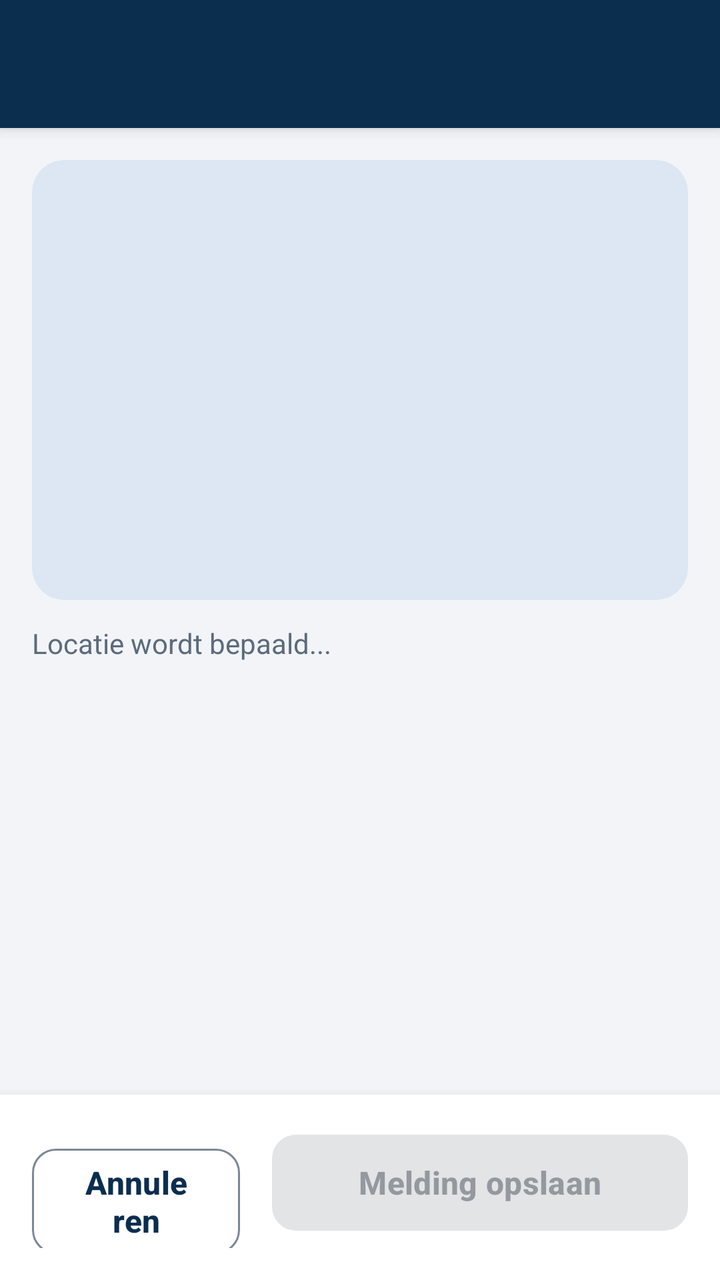
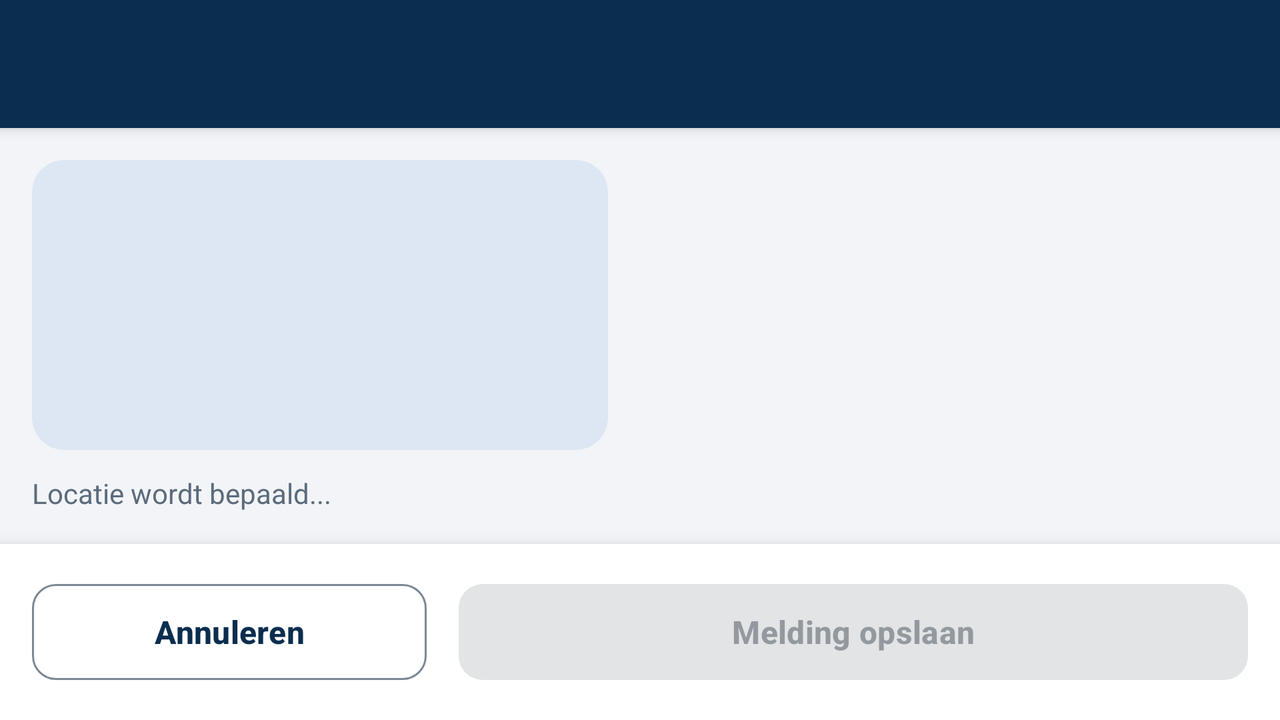

Compare how this app lays out the same screen by default and in its alternative resource folder. The renders come first, then the two layout files and the values they reference.
<!-- AndroidManifest.xml: application theme Theme.MobileMonteurPVBThomasAnjema -->
<!-- res/layout/activity_camera.xml -->
<?xml version="1.0" encoding="utf-8"?>
<LinearLayout xmlns:android="http://schemas.android.com/apk/res/android"
    xmlns:app="http://schemas.android.com/apk/res-auto"
    xmlns:tools="http://schemas.android.com/tools"
    android:id="@+id/main"
    android:layout_width="match_parent"
    android:layout_height="match_parent"
    android:background="@color/surface_bg"
    android:orientation="vertical"
    tools:context=".CameraActivity">

    <include layout="@layout/include_toolbar" />

    <androidx.core.widget.NestedScrollView
        android:layout_width="match_parent"
        android:layout_height="0dp"
        android:layout_weight="1"
        android:fillViewport="true">

        <LinearLayout
            android:layout_width="match_parent"
            android:layout_height="wrap_content"
            android:orientation="vertical"
            android:padding="16dp">

        <com.google.android.material.card.MaterialCardView
            android:layout_width="match_parent"
            android:layout_height="wrap_content"
            app:cardBackgroundColor="@color/navy_container"
            app:cardCornerRadius="16dp"
            app:cardElevation="0dp"
            app:strokeWidth="0dp">

            <ImageView
                android:id="@+id/imageViewPreview"
                android:layout_width="match_parent"
                android:layout_height="@dimen/photo_height_form"
                android:contentDescription="Voorbeeld foto"
                android:scaleType="centerCrop" />
        </com.google.android.material.card.MaterialCardView>

        <com.google.android.material.button.MaterialButton
            android:id="@+id/buttonRetake"
            style="?attr/materialButtonOutlinedStyle"
            android:layout_width="match_parent"
            android:layout_height="wrap_content"
            android:layout_marginTop="8dp"
            android:text="Andere foto maken"
            android:visibility="gone"
            app:icon="@drawable/ic_camera" />

        <TextView
            android:id="@+id/textLocation"
            android:layout_width="match_parent"
            android:layout_height="wrap_content"
            android:layout_marginTop="12dp"
            android:drawablePadding="8dp"
            android:gravity="center_vertical"
            android:text="Locatie wordt bepaald..."
            android:textColor="@color/text_secondary"
            android:textSize="14sp"
            app:drawableStartCompat="@drawable/ic_location"
            app:drawableTint="@color/text_secondary" />

            <LinearLayout
                android:id="@+id/layoutInputFields"
                android:layout_width="match_parent"
                android:layout_height="wrap_content"
                android:layout_marginTop="16dp"
                android:orientation="vertical"
                android:visibility="gone">

            <com.google.android.material.textfield.TextInputLayout
                android:id="@+id/tilMonteur"
                android:layout_width="match_parent"
                android:layout_height="wrap_content"
                android:hint="Naam monteur">

                <com.google.android.material.textfield.TextInputEditText
                    android:id="@+id/editTextMonteur"
                    android:layout_width="match_parent"
                    android:layout_height="wrap_content"
                    android:inputType="textPersonName|textCapWords" />
            </com.google.android.material.textfield.TextInputLayout>

            <com.google.android.material.textfield.TextInputLayout
                android:id="@+id/tilCategorie"
                android:layout_width="match_parent"
                android:layout_height="wrap_content"
                android:layout_marginTop="12dp"
                android:hint="Categorie">

                <com.google.android.material.textfield.TextInputEditText
                    android:id="@+id/editTextCategorie"
                    android:layout_width="match_parent"
                    android:layout_height="wrap_content"
                    android:inputType="text|textCapSentences" />
            </com.google.android.material.textfield.TextInputLayout>

            <com.google.android.material.textfield.TextInputLayout
                android:id="@+id/tilBeschrijving"
                android:layout_width="match_parent"
                android:layout_height="wrap_content"
                android:layout_marginTop="12dp"
                android:hint="Beschrijving van het defect">

                <com.google.android.material.textfield.TextInputEditText
                    android:id="@+id/editTextBeschrijving"
                    android:layout_width="match_parent"
                    android:layout_height="wrap_content"
                    android:gravity="top"
                    android:inputType="textMultiLine|textCapSentences"
                    android:minLines="3" />
            </com.google.android.material.textfield.TextInputLayout>

            </LinearLayout>
        </LinearLayout>
    </androidx.core.widget.NestedScrollView>

    <LinearLayout
        android:layout_width="match_parent"
        android:layout_height="wrap_content"
        android:background="@color/white"
        android:elevation="8dp"
        android:orientation="horizontal"
        android:padding="16dp">

        <com.google.android.material.button.MaterialButton
            android:id="@+id/buttonTerug"
            style="?attr/materialButtonOutlinedStyle"
            android:layout_width="0dp"
            android:layout_height="wrap_content"
            android:layout_marginEnd="8dp"
            android:layout_weight="1"
            android:text="Annuleren" />

        <com.google.android.material.button.MaterialButton
            android:id="@+id/buttonOpslaan"
            android:layout_width="0dp"
            android:layout_height="wrap_content"
            android:layout_marginStart="8dp"
            android:layout_weight="2"
            android:enabled="false"
            android:text="Melding opslaan" />
    </LinearLayout>

</LinearLayout>
<!-- res/layout/include_toolbar.xml (included above) -->
<?xml version="1.0" encoding="utf-8"?>
<FrameLayout xmlns:android="http://schemas.android.com/apk/res/android"
    xmlns:app="http://schemas.android.com/apk/res-auto"
    android:id="@+id/layoutHeader"
    android:layout_width="match_parent"
    android:layout_height="wrap_content"
    android:background="@color/navy"
    android:elevation="4dp">

    <com.google.android.material.appbar.MaterialToolbar
        android:id="@+id/toolbar"
        android:layout_width="match_parent"
        android:layout_height="?attr/actionBarSize"
        android:background="@android:color/transparent"
        app:navigationIcon="@drawable/ic_arrow_back"
        app:navigationIconTint="@color/white"
        app:titleTextColor="@color/white" />
</FrameLayout>
<!-- resources referenced by this layout -->
<resources>
  <color name="navy">#FF0B2E4F</color>
  <color name="navy_container">#FFDCE7F3</color>
  <color name="surface_bg">#FFF2F4F7</color>
  <color name="text_secondary">#FF5B6B7C</color>
  <color name="white">#FFFFFFFF</color>
  <dimen name="photo_height_form">220dp</dimen>
  <!-- drawable ic_camera (drawable) -->
  <vector xmlns:android="http://schemas.android.com/apk/res/android"
      android:width="24dp"
      android:height="24dp"
      android:viewportWidth="24"
      android:viewportHeight="24">
      <path
          android:fillColor="#FF000000"
          android:pathData="M12,12m-3.2,0a3.2,3.2 0,1 1,6.4 0a3.2,3.2 0,1 1,-6.4 0 M9,2L7.17,4H4c-1.1,0 -2,0.9 -2,2v12c0,1.1 0.9,2 2,2h16c1.1,0 2,-0.9 2,-2V6c0,-1.1 -0.9,-2 -2,-2h-3.17L15,2H9zm3,15c-2.76,0 -5,-2.24 -5,-5s2.24,-5 5,-5 5,2.24 5,5 -2.24,5 -5,5z" />
  </vector>
  <style name="Theme.MobileMonteurPVBThomasAnjema" parent="Theme.Material3.Light.NoActionBar">
          <item name="colorPrimary">@color/navy</item>
          <item name="colorOnPrimary">@color/white</item>
          <item name="colorPrimaryContainer">@color/navy_container</item>
          <item name="colorOnPrimaryContainer">@color/navy</item>
  
          <item name="colorSecondary">@color/amber</item>
          <item name="colorOnSecondary">@color/navy</item>
          <item name="colorSecondaryContainer">@color/amber_container</item>
          <item name="colorOnSecondaryContainer">@color/navy</item>
  
          <item name="colorError">@color/danger</item>
          <item name="colorOnError">@color/white</item>
          <item name="colorErrorContainer">@color/danger_container</item>
  
          <item name="colorSurface">@color/white</item>
          <item name="colorOnSurface">@color/text_primary</item>
          <item name="colorOnSurfaceVariant">@color/text_secondary</item>
          <item name="colorOutline">@color/field_outline</item>
          <item name="android:colorBackground">@color/surface_bg</item>
  
          
          <item name="materialButtonStyle">@style/Widget.App.Button</item>
          <item name="materialButtonOutlinedStyle">@style/Widget.App.OutlinedButton</item>
          <item name="textInputStyle">@style/Widget.Material3.TextInputLayout.OutlinedBox</item>
      </style>
  <color name="amber">#FFFFB300</color>
  <color name="amber_container">#FFFFE9A8</color>
  <color name="danger">#FFC62828</color>
  <color name="danger_container">#FFFBE3E3</color>
  <color name="text_primary">#FF14202E</color>
  <color name="field_outline">#FF7C8896</color>
  <style name="Widget.App.Button" parent="Widget.Material3.Button">
          <item name="android:minHeight">56dp</item>
          <item name="android:textSize">16sp</item>
          <item name="android:textStyle">bold</item>
          <item name="android:textAllCaps">false</item>
          <item name="cornerRadius">12dp</item>
      </style>
  <style name="Widget.App.OutlinedButton" parent="Widget.Material3.Button.OutlinedButton">
          <item name="android:minHeight">56dp</item>
          <item name="android:textSize">16sp</item>
          <item name="android:textStyle">bold</item>
          <item name="android:textAllCaps">false</item>
          <item name="cornerRadius">12dp</item>
      </style>
</resources>
<!-- res/layout-land/activity_camera.xml (the repository's variant of the layout above) -->
<!-- drawn on the phone turned sideways -->
<?xml version="1.0" encoding="utf-8"?>
<LinearLayout xmlns:android="http://schemas.android.com/apk/res/android"
    xmlns:app="http://schemas.android.com/apk/res-auto"
    xmlns:tools="http://schemas.android.com/tools"
    android:id="@+id/main"
    android:layout_width="match_parent"
    android:layout_height="match_parent"
    android:background="@color/surface_bg"
    android:orientation="vertical"
    tools:context=".CameraActivity">

    <include layout="@layout/include_toolbar" />

    <LinearLayout
        android:layout_width="match_parent"
        android:layout_height="0dp"
        android:layout_weight="1"
        android:orientation="horizontal">

        <LinearLayout
            android:layout_width="0dp"
            android:layout_height="match_parent"
            android:layout_weight="1"
            android:orientation="vertical"
            android:padding="16dp">

        <com.google.android.material.card.MaterialCardView
            android:layout_width="match_parent"
            android:layout_height="0dp"
            android:layout_weight="1"
            app:cardBackgroundColor="@color/navy_container"
            app:cardCornerRadius="16dp"
            app:cardElevation="0dp"
            app:strokeWidth="0dp">

            <ImageView
                android:id="@+id/imageViewPreview"
                android:layout_width="match_parent"
                android:layout_height="match_parent"
                android:contentDescription="Voorbeeld foto"
                android:scaleType="centerCrop" />
        </com.google.android.material.card.MaterialCardView>

        <com.google.android.material.button.MaterialButton
            android:id="@+id/buttonRetake"
            style="?attr/materialButtonOutlinedStyle"
            android:layout_width="match_parent"
            android:layout_height="wrap_content"
            android:layout_marginTop="8dp"
            android:text="Andere foto maken"
            android:visibility="gone"
            app:icon="@drawable/ic_camera" />

        <TextView
            android:id="@+id/textLocation"
            android:layout_width="match_parent"
            android:layout_height="wrap_content"
            android:layout_marginTop="12dp"
            android:drawablePadding="8dp"
            android:gravity="center_vertical"
            android:text="Locatie wordt bepaald..."
            android:textColor="@color/text_secondary"
            android:textSize="14sp"
            app:drawableStartCompat="@drawable/ic_location"
            app:drawableTint="@color/text_secondary" />

        </LinearLayout>

        <androidx.core.widget.NestedScrollView
            android:layout_width="0dp"
            android:layout_height="match_parent"
            android:layout_weight="1"
            android:fillViewport="true">

            <LinearLayout
                android:id="@+id/layoutInputFields"
                android:layout_width="match_parent"
                android:layout_height="wrap_content"
                android:orientation="vertical"
                android:paddingStart="0dp"
                android:paddingTop="16dp"
                android:paddingEnd="16dp"
                android:paddingBottom="16dp"
                android:visibility="gone">

            <com.google.android.material.textfield.TextInputLayout
                android:id="@+id/tilMonteur"
                android:layout_width="match_parent"
                android:layout_height="wrap_content"
                android:hint="Naam monteur">

                <com.google.android.material.textfield.TextInputEditText
                    android:id="@+id/editTextMonteur"
                    android:layout_width="match_parent"
                    android:layout_height="wrap_content"
                    android:inputType="textPersonName|textCapWords" />
            </com.google.android.material.textfield.TextInputLayout>

            <com.google.android.material.textfield.TextInputLayout
                android:id="@+id/tilCategorie"
                android:layout_width="match_parent"
                android:layout_height="wrap_content"
                android:layout_marginTop="12dp"
                android:hint="Categorie">

                <com.google.android.material.textfield.TextInputEditText
                    android:id="@+id/editTextCategorie"
                    android:layout_width="match_parent"
                    android:layout_height="wrap_content"
                    android:inputType="text|textCapSentences" />
            </com.google.android.material.textfield.TextInputLayout>

            <com.google.android.material.textfield.TextInputLayout
                android:id="@+id/tilBeschrijving"
                android:layout_width="match_parent"
                android:layout_height="wrap_content"
                android:layout_marginTop="12dp"
                android:hint="Beschrijving van het defect">

                <com.google.android.material.textfield.TextInputEditText
                    android:id="@+id/editTextBeschrijving"
                    android:layout_width="match_parent"
                    android:layout_height="wrap_content"
                    android:gravity="top"
                    android:inputType="textMultiLine|textCapSentences"
                    android:minLines="3" />
            </com.google.android.material.textfield.TextInputLayout>

            </LinearLayout>
        </androidx.core.widget.NestedScrollView>
    </LinearLayout>

    <LinearLayout
        android:layout_width="match_parent"
        android:layout_height="wrap_content"
        android:background="@color/white"
        android:elevation="8dp"
        android:orientation="horizontal"
        android:padding="16dp">

        <com.google.android.material.button.MaterialButton
            android:id="@+id/buttonTerug"
            style="?attr/materialButtonOutlinedStyle"
            android:layout_width="0dp"
            android:layout_height="wrap_content"
            android:layout_marginEnd="8dp"
            android:layout_weight="1"
            android:text="Annuleren" />

        <com.google.android.material.button.MaterialButton
            android:id="@+id/buttonOpslaan"
            android:layout_width="0dp"
            android:layout_height="wrap_content"
            android:layout_marginStart="8dp"
            android:layout_weight="2"
            android:enabled="false"
            android:text="Melding opslaan" />
    </LinearLayout>

</LinearLayout>
<!-- resources referenced by the variant -->
<!-- as the phone turned sideways resolves them -->
<resources>
  <color name="navy">#FF0B2E4F</color>
  <color name="navy_container">#FFDCE7F3</color>
  <color name="surface_bg">#FFF2F4F7</color>
  <color name="text_secondary">#FF5B6B7C</color>
  <color name="white">#FFFFFFFF</color>
  <!-- drawable ic_camera (drawable) -->
  <vector xmlns:android="http://schemas.android.com/apk/res/android"
      android:width="24dp"
      android:height="24dp"
      android:viewportWidth="24"
      android:viewportHeight="24">
      <path
          android:fillColor="#FF000000"
          android:pathData="M12,12m-3.2,0a3.2,3.2 0,1 1,6.4 0a3.2,3.2 0,1 1,-6.4 0 M9,2L7.17,4H4c-1.1,0 -2,0.9 -2,2v12c0,1.1 0.9,2 2,2h16c1.1,0 2,-0.9 2,-2V6c0,-1.1 -0.9,-2 -2,-2h-3.17L15,2H9zm3,15c-2.76,0 -5,-2.24 -5,-5s2.24,-5 5,-5 5,2.24 5,5 -2.24,5 -5,5z" />
  </vector>
  <style name="Theme.MobileMonteurPVBThomasAnjema" parent="Theme.Material3.Light.NoActionBar">
          <item name="colorPrimary">@color/navy</item>
          <item name="colorOnPrimary">@color/white</item>
          <item name="colorPrimaryContainer">@color/navy_container</item>
          <item name="colorOnPrimaryContainer">@color/navy</item>
  
          <item name="colorSecondary">@color/amber</item>
          <item name="colorOnSecondary">@color/navy</item>
          <item name="colorSecondaryContainer">@color/amber_container</item>
          <item name="colorOnSecondaryContainer">@color/navy</item>
  
          <item name="colorError">@color/danger</item>
          <item name="colorOnError">@color/white</item>
          <item name="colorErrorContainer">@color/danger_container</item>
  
          <item name="colorSurface">@color/white</item>
          <item name="colorOnSurface">@color/text_primary</item>
          <item name="colorOnSurfaceVariant">@color/text_secondary</item>
          <item name="colorOutline">@color/field_outline</item>
          <item name="android:colorBackground">@color/surface_bg</item>
  
          
          <item name="materialButtonStyle">@style/Widget.App.Button</item>
          <item name="materialButtonOutlinedStyle">@style/Widget.App.OutlinedButton</item>
          <item name="textInputStyle">@style/Widget.Material3.TextInputLayout.OutlinedBox</item>
      </style>
  <color name="amber">#FFFFB300</color>
  <color name="amber_container">#FFFFE9A8</color>
  <color name="danger">#FFC62828</color>
  <color name="danger_container">#FFFBE3E3</color>
  <color name="text_primary">#FF14202E</color>
  <color name="field_outline">#FF7C8896</color>
  <style name="Widget.App.Button" parent="Widget.Material3.Button">
          <item name="android:minHeight">56dp</item>
          <item name="android:textSize">16sp</item>
          <item name="android:textStyle">bold</item>
          <item name="android:textAllCaps">false</item>
          <item name="cornerRadius">12dp</item>
      </style>
  <style name="Widget.App.OutlinedButton" parent="Widget.Material3.Button.OutlinedButton">
          <item name="android:minHeight">56dp</item>
          <item name="android:textSize">16sp</item>
          <item name="android:textStyle">bold</item>
          <item name="android:textAllCaps">false</item>
          <item name="cornerRadius">12dp</item>
      </style>
</resources>
